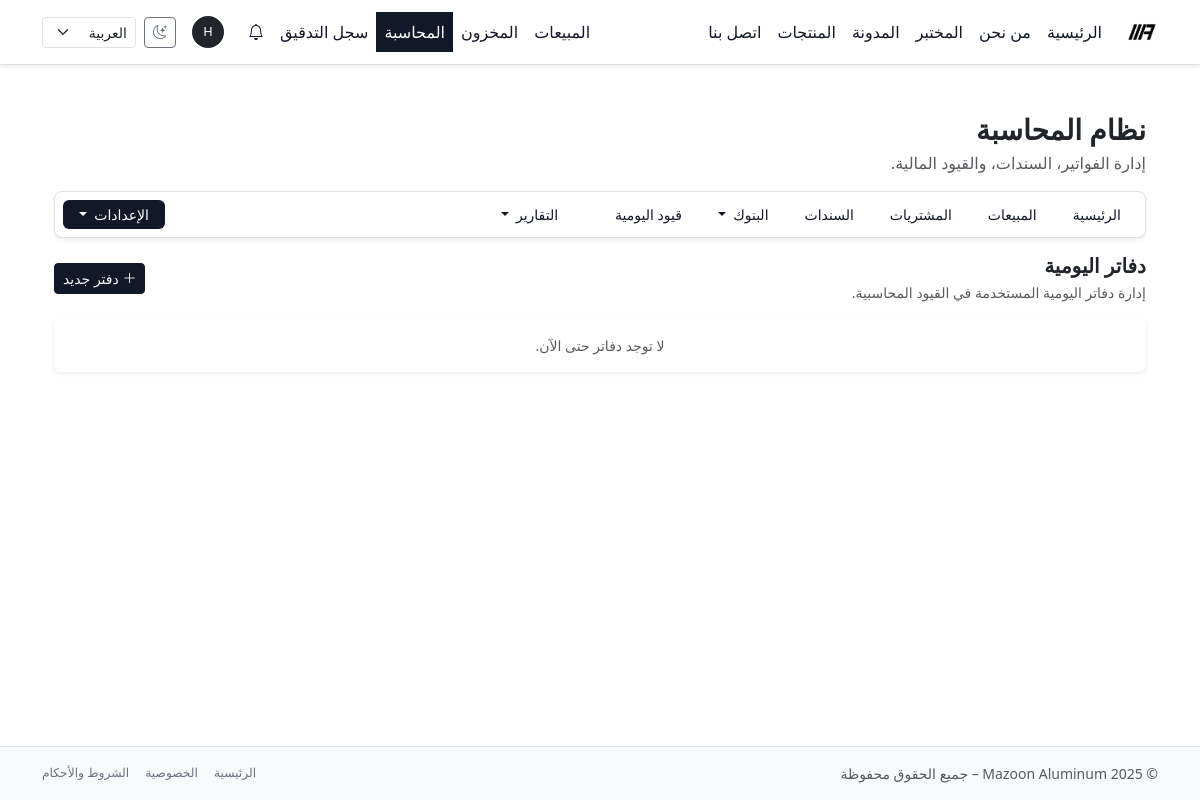
The page /ar/accounting/journals/ (signed in) on the database as committed earlier.
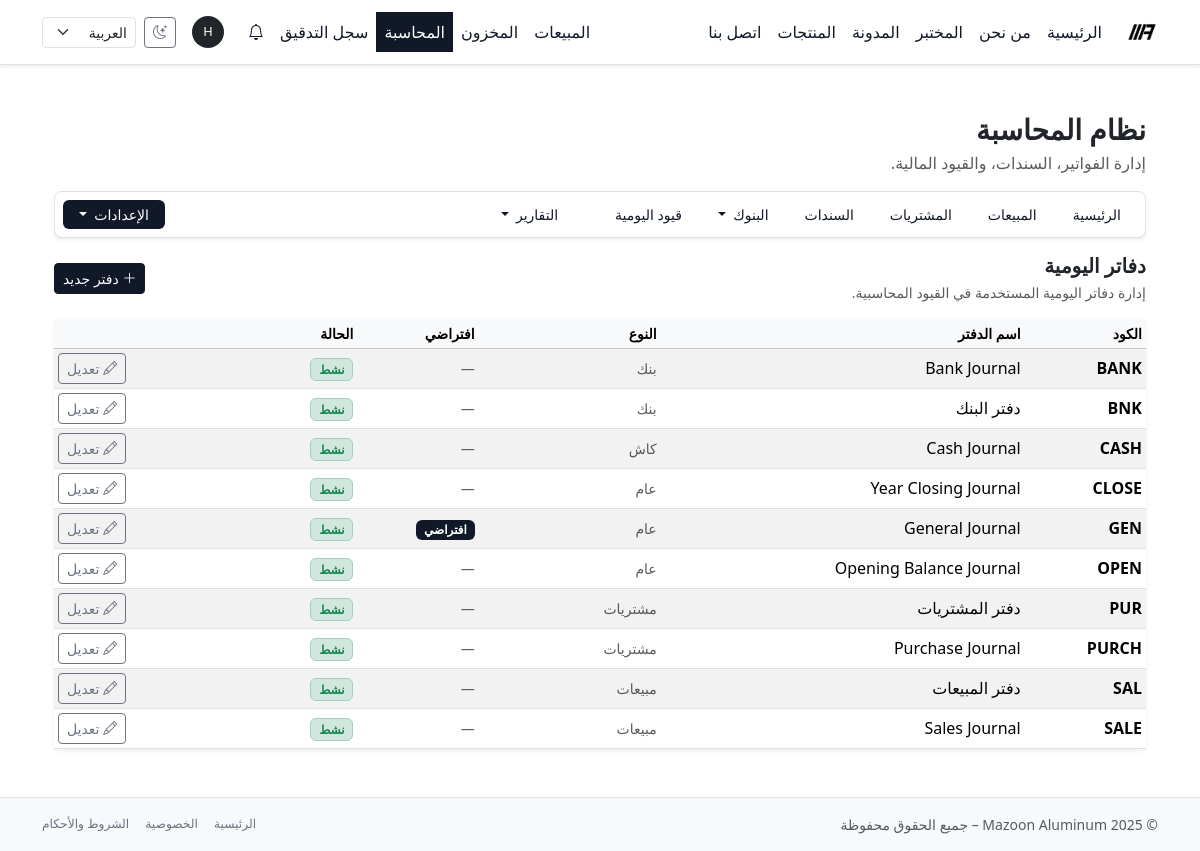
The same page on the database as committed later.
### accounting/models.py (models this page shows, shortened)
class Journal(models.Model):
    class Type(models.TextChoices):
        GENERAL = "general", _("عام")
        CASH = "cash", _("كاش")
        BANK = "bank", _("بنك")
        SALES = "sales", _("مبيعات")
        PURCHASE = "purchase", _("مشتريات")
    code = models.CharField(
        max_length=20,
        unique=True,
        verbose_name=_("كود الدفتر"),
    )
    name = models.CharField(
        max_length=100,
        verbose_name=_("اسم الدفتر"),
    )
    type = models.CharField(
        max_length=20,
        choices=Type.choices,
        default=Type.GENERAL,
    )
    is_default = models.BooleanField(default=False)
    is_active = models.BooleanField(default=True)
    objects = JournalManager()
    class Meta:
        ordering = ["code"]
        verbose_name = _("دفتر يومية")
        verbose_name_plural = _("دفاتر اليومية")

### accounting/views.py (the view)
# urls.py: path("journals/", views.JournalListView.as_view(), name="journal_list"),
class JournalListView(AccountingBaseView, ListView):
    model = Journal
    template_name = "accounting/settings/journal/list.html"
    context_object_name = "journals"
    accounting_section = "settings"

### accounting/views.py (called while the page is built)
def user_has_accounting_access(user):
    if not (user.is_authenticated and user.is_active):
        return False
    if user.is_staff or user.is_superuser:
        return True
    return user.groups.filter(name="accounting_staff").exists()

    def test_func(self):
        return user_has_accounting_access(self.request.user)

    def get_context_data(self, **kwargs):
        ctx = super().get_context_data(**kwargs)
        if self.accounting_section:
            ctx["accounting_section"] = self.accounting_section
        return ctx

### core/context_processors/notifications.py (called while the page is built)
def notifications_context(request):
    user = request.user
    if not user.is_authenticated:
        return {}
    base_qs = Notification.objects.for_user(user)
    unread_count = base_qs.unread().count()
    recent_notifications = list(
        base_qs.select_related("target_content_type")[:10]
    )
    return {
        "notif_unread_count": unread_count,
        "notif_recent": recent_notifications,
        "notif_has_unread": unread_count > 0,
    }

### core/models/notifications.py (called while the page is built)
    def visible(self):
        return self.filter(is_deleted=False)

    def for_user(self, user):
        return self.visible().filter(recipient=user)

    def unread(self):
        return self.filter(is_read=False)

    @property
    def bootstrap_level_class(self) -> str:
        mapping = {
            self.Levels.INFO: "bg-secondary-subtle text-secondary-emphasis",
            self.Levels.SUCCESS: "bg-success-subtle text-success-emphasis",
            self.Levels.WARNING: "bg-warning-subtle text-warning-emphasis",
            self.Levels.ERROR: "bg-danger-subtle text-danger-emphasis",
        }
        return mapping.get(self.level, "bg-secondary-subtle text-secondary-emphasis")

    @property
    def icon_name(self) -> str:
        mapping = {
            self.Levels.INFO: "bi-info-circle",
            self.Levels.SUCCESS: "bi-check-circle",
            self.Levels.WARNING: "bi-exclamation-triangle",
            self.Levels.ERROR: "bi-x-circle",
        }
        return mapping.get(self.level, "bi-info-circle")

### templates/accounting/settings/journal/list.html
{% extends "accounting/base_accounting.html" %}
{% load i18n %}
{% block accounting_content %}
<div class="d-flex justify-content-between align-items-center mb-3 flex-wrap gap-2">
  <div>
    <h2 class="h5 fw-bold mb-1">{% trans "دفاتر اليومية" %}</h2>
    <p class="text-muted small mb-0">
      {% trans "إدارة دفاتر اليومية المستخدمة في القيود المحاسبية." %}
    </p>
  </div>
  <a href="{% url 'accounting:journal_create' %}" class="btn btn-primary btn-sm">
    <i class="bi bi-plus-lg"></i>
    {% trans "دفتر جديد" %}
  </a>
</div>
<div class="card shadow-sm border-0">
  <div class="card-body p-0">
    {% if journals %}
      <div class="table-responsive">
        <table class="table table-sm table-striped align-middle mb-0">
          <thead class="table-light small text-muted">
            <tr>
              <th style="width: 10%">{% trans "الكود" %}</th>
              <th style="width: 30%">{% trans "اسم الدفتر" %}</th>
              <th style="width: 15%">{% trans "النوع" %}</th>
              <th style="width: 10%">{% trans "افتراضي" %}</th>
              <th style="width: 10%">{% trans "الحالة" %}</th>
              <th style="width: 15%" class="text-end"></th>
            </tr>
          </thead>
          <tbody>
          {% for j in journals %}
            <tr>
              <td class="fw-semibold text-nowrap">{{ j.code }}</td>
              <td>{{ j.name }}</td>
              <td class="small text-muted">
                {{ j.get_type_display|default:"—" }}
              </td>
              <td>
                {% if j.is_default %}
                  <span class="badge bg-primary">
                    {% trans "افتراضي" %}
                  </span>
                {% else %}
                  <span class="text-muted small">—</span>
                {% endif %}
              </td>
              <td>
                {% if j.is_active %}
                  <span class="badge bg-success-subtle text-success border border-success-subtle">
                    {% trans "نشط" %}
                  </span>
                {% else %}
                  <span class="badge bg-secondary-subtle text-muted border border-secondary-subtle">
                    {% trans "غير نشط" %}
                  </span>
                {% endif %}
              </td>
              <td class="text-end text-nowrap">
                <a href="{% url 'accounting:journal_edit' j.pk %}"
                   class="btn btn-outline-secondary btn-sm">
                  <i class="bi bi-pencil"></i>
                  {% trans "تعديل" %}
                </a>
              </td>
            </tr>
          {% endfor %}
          </tbody>
        </table>
      </div>
    {% else %}
      <div class="p-3 text-center text-muted small">
        {% trans "لا توجد دفاتر حتى الآن." %}
      </div>
    {% endif %}
  </div>
</div>
{% endblock %}

### templates/accounting/base_accounting.html (shortened to what this page needs)
{% extends "base.html" %}
{% load i18n static %}
{% block content %}
<div class="container py-4">
  <div class="d-flex justify-content-between align-items-center mb-3">
    <div>
      <h1 class="h3 fw-bold text-dark mb-1">{% trans "نظام المحاسبة" %}</h1>
      <p class="text-muted mb-0">
        {% trans "إدارة الفواتير، السندات، والقيود المالية." %}
      </p>
    </div>
  </div>
  <div class="mb-3">
    <div class="bg-body border rounded-3 shadow-sm px-2 py-2">
      <ul class="nav nav-pills flex-wrap small gap-1 align-items-center">
        <li class="nav-item">
          <a class="nav-link px-3 py-1 {% if accounting_section == 'dashboard' %}active{% endif %}"
             href="{% url 'accounting:dashboard' %}">
            {% trans "الرئيسية" %}
          </a>
        </li>
        <li class="nav-item">
          <a class="nav-link px-3 py-1 {% if accounting_section == 'sales_invoices' %}active{% endif %}"
             href="{% url 'accounting:sales_invoice_list' %}">
            {% trans "المبيعات" %}
          </a>
        </li>
        <li class="nav-item">
          <a class="nav-link px-3 py-1 {% if accounting_section == 'purchase_invoices' %}active{% endif %}"
             href="{% url 'accounting:purchase_invoice_list' %}">
            {% trans "المشتريات" %}
          </a>
        </li>
        <li class="nav-item">
          <a class="nav-link px-3 py-1 {% if accounting_section == 'reconcile' %}active{% endif %}"
             href="{% url 'accounting:payment_list' %}">
            {% trans "السندات" %}
          </a>
        </li>
        <li class="nav-item dropdown">
          <a class="nav-link px-3 py-1 dropdown-toggle {% if accounting_section == 'banking' %}active{% endif %}"
             data-bs-toggle="dropdown" href="#" role="button">
            {% trans "البنوك" %}
          </a>
        </li>
        <li class="nav-item">
          <a class="nav-link px-3 py-1 {% if accounting_section == 'entries' %}active{% endif %}"
             href="{% url 'accounting:journal_entry_list' %}">
            {% trans "قيود اليومية" %}
          </a>
        </li>
        <li class="nav-item dropdown">
          <a class="nav-link px-3 py-1 dropdown-toggle {% if accounting_section == 'reports' %}active{% endif %}"
             data-bs-toggle="dropdown" href="#" role="button">
            {% trans "التقارير" %}
          </a>
        </li>
        <li class="nav-item dropdown ms-lg-auto">
          <a class="nav-link px-3 py-1 dropdown-toggle {% if accounting_section == 'settings' %}active{% endif %}"
             data-bs-toggle="dropdown" href="#" role="button">
            {% trans "الإعدادات" %}
          </a>
        </li>
      </ul>
    </div>
  </div>
  <div>
    {% block accounting_content %}{% endblock %}
  </div>
</div>
{% endblock %}

### templates/base.html (shortened to what this page needs)
{% load static i18n %}
<!doctype html>
<html lang="{{ LANGUAGE_CODE }}" dir="{% if LANGUAGE_CODE == 'ar' %}rtl{% else %}ltr{% endif %}" data-bs-theme="light">
<head>
  {% if LANGUAGE_CODE == "ar" %}
    <link href="https://cdn.jsdelivr.net/npm/bootstrap@5.3.8/dist/css/bootstrap.rtl.min.css"
          rel="stylesheet"
/>
  {% else %}
    <link href="https://cdn.jsdelivr.net/npm/bootstrap@5.3.8/dist/css/bootstrap.min.css"
          rel="stylesheet"
/>
  {% endif %}
  <link rel="stylesheet"
        href="https://cdn.jsdelivr.net/npm/bootstrap-icons@1.11.3/font/bootstrap-icons.css">
  <link rel="stylesheet" href="{% static 'css/mazoon_style.css' %}"/>
</head>
<body class="bg-body text-body d-flex flex-column min-vh-100">
<nav class="navbar navbar-expand-lg bg-body border-bottom shadow-sm">
  <div class="container">
    <a class="navbar-brand fw-bold d-flex align-items-center gap-2" href="{% url 'home' %}">
      <img src="{% static 'img/logo_mazoon_black.png' %}"
           alt="Mazoon Aluminum logo"
           class="img-fluid"
           style="height: 32px;">
    </a>
    <div class="collapse navbar-collapse" id="mainNavbar">
      <ul class="navbar-nav me-auto mb-2 mb-lg-0">
        <li class="nav-item">
          <a class="nav-link {% if request.resolver_match.url_name == 'home' %}active{% endif %}"
             href="{% url 'home' %}">{% trans "الرئيسية" %}</a>
        </li>
        <li class="nav-item">
          <a class="nav-link {% if request.resolver_match.url_name == 'about' %}active{% endif %}"
             href="{% url 'about' %}">{% trans "من نحن" %}</a>
        </li>
        <li class="nav-item">
          <a class="nav-link {% if request.resolver_match.url_name == 'lab' %}active{% endif %}"
             href="{% url 'lab' %}">{% trans "المختبر" %}</a>
        </li>
        <li class="nav-item">
          <a class="nav-link {% if request.resolver_match.url_name == 'blog_list' or request.resolver_match.url_name == 'blog_detail' %}active{% endif %}"
             href="{% url 'blog_list' %}">{% trans "المدونة" %}</a>
        </li>
        <li class="nav-item">
          <a class="nav-link {% if request.resolver_match.url_name == 'product_list' %}active{% endif %}"
             href="{% url 'product_list' %}">{% trans "المنتجات" %}</a>
        </li>
        <li class="nav-item">
          <a class="nav-link {% if request.resolver_match.url_name == 'contact' %}active{% endif %}"
             href="{% url 'contact' %}">{% trans "اتصل بنا" %}</a>
        </li>
      </ul>
      <ul class="navbar-nav ms-auto mb-2 mb-lg-0 align-items-center">
        {% if user.is_authenticated %}
          {% if user.is_staff or user.is_superuser %}
            <li class="nav-item">
              <a class="nav-link {% if request.resolver_match.namespace == 'sales' %}active{% endif %}"
                 href="{% url 'sales:dashboard' %}">
                {% trans "المبيعات" %}
              </a>
            </li>
            <li class="nav-item">
              <a class="nav-link {% if request.resolver_match.namespace == 'inventory' %}active{% endif %}"
                 href="{% url 'inventory:dashboard' %}">
                {% trans "المخزون" %}
              </a>
            </li>
            <li class="nav-item">
              <a class="nav-link {% if request.resolver_match.namespace == 'accounting' %}active{% endif %}"
                 href="{% url 'accounting:dashboard' %}">
                {% trans "المحاسبة" %}
              </a>
            </li>
            <li class="nav-item">
              <a class="nav-link {% if request.resolver_match.namespace == 'core' and request.resolver_match.url_name == 'audit_log_list' %}active{% endif %}"
                 href="{% url 'core:audit_log_list' %}">
                {% trans "سجل التدقيق" %}
              </a>
            </li>
          {% endif %}
        {% endif %}
        {% include "core/notifications/_navbar_dropdown.html" %}
        {% if user.is_authenticated %}
          <li class="nav-item dropdown ms-2">
            <a class="nav-link d-flex align-items-center gap-2"
               href="#"
               id="userMenuDropdown"
               role="button"
               data-bs-toggle="dropdown"
               aria-expanded="false">
              <span class="rounded-circle d-inline-flex justify-content-center align-items-center bg-dark text-white"
                    style="width: 32px; height: 32px; font-size: 0.8rem;">
                {{ user.username|first|upper }}
              </span>
            </a>
          </li>
        {% endif %}
        <li class="nav-item ms-2">
          <button class="btn btn-sm btn-outline-secondary d-flex align-items-center justify-content-center"
                  type="button"
                  id="themeToggleBtn"
                  aria-label="{% trans 'تبديل وضع اللون' %}"
                  title="{% trans 'تبديل وضع اللون' %}">
            <i class="bi bi-moon-stars" id="themeToggleIcon"></i>
          </button>
        </li>
        <li class="nav-item ms-2">
          <form action="{% url 'set_language' %}" method="post" class="d-flex">
            <select name="language"
                    class="form-select form-select-sm"
                    onchange="this.form.submit()">
              <option value="ar" {% if LANGUAGE_CODE == 'ar' %}selected{% endif %}>العربية</option>
            </select>
          </form>
        </li>
      </ul>
    </div>
  </div>
</nav>
<main class="py-4 flex-grow-1">
  <div class="container">
    {% block content %}{% endblock %}
  </div>
</main>
<footer class="border-top py-3 mt-auto bg-body-tertiary">
  <div class="container d-flex flex-column flex-md-row justify-content-between align-items-center text-muted small gap-2">
    <div>
      &copy; {% now "Y" %} Mazoon Aluminum – {% trans "جميع الحقوق محفوظة" %}
    </div>
    <div class="d-flex gap-3">
      <a href="{% url 'home' %}" class="link-secondary text-decoration-none small">{% trans "الرئيسية" %}</a>
      <a href="#" class="link-secondary text-decoration-none small">{% trans "الخصوصية" %}</a>
      <a href="#" class="link-secondary text-decoration-none small">{% trans "الشروط والأحكام" %}</a>
    </div>
  </div>
</footer>
</body>
</html>

### templates/core/notifications/_navbar_dropdown.html (shortened to what this page needs)
{% load i18n %}
{% if user.is_authenticated %}
<li class="nav-item dropdown">
  <a class="nav-link position-relative"
     href="#"
     id="navbarNotificationsDropdown"
     role="button"
     data-bs-toggle="dropdown"
     aria-expanded="false">
    <i class="bi bi-bell"></i>
  </a>
</li>
{% endif %}

### static/css/mazoon_style.css (style rules this page uses)
:root, [data-bs-theme="light"] { --bs-link-color: #111827; --bs-link-color-rgb: 17, 24, 39; --bs-link-hover-color: #020617; --bs-link-hover-color-rgb: 2, 6, 23; --bs-primary: #111827; --bs-primary-rgb: 17, 24, 39; --bs-secondary: #6b7280; --bs-secondary-rgb: 107, 114, 128; }
[data-bs-theme="light"] .btn-primary { --bs-btn-bg: #111827; --bs-btn-border-color: #111827; --bs-btn-color: #fff; --bs-btn-hover-bg: #020617; --bs-btn-hover-border-color: #020617; }
[data-bs-theme="light"] .btn-outline-secondary { --bs-btn-color: #6b7280; --bs-btn-border-color: #6b7280; --bs-btn-hover-color: #fff; --bs-btn-hover-bg: #6b7280; --bs-btn-hover-border-color: #6b7280; }
[data-bs-theme="light"] .nav-link { color: #111827 !important; }
[data-bs-theme="light"] .nav-link.active, [data-bs-theme="light"] .nav-link.show, [data-bs-theme="light"] .nav-pills .nav-link.active { color: #fff !important; background-color: #111827 !important; }
.navbar-brand { padding-top: 0.25rem; padding-bottom: 0.25rem; }

Rows that differ between the two databases and show on the page:
added Journal: code "BANK", name "Bank Journal", type "بنك"
added Journal: code "BNK", name "دفتر البنك", type "بنك"
added Journal: code "CASH", name "Cash Journal", type "كاش"
added Journal: code "CLOSE", name "Year Closing Journal", type "عام"
added Journal: code "GEN", name "General Journal", type "عام"
added Journal: code "OPEN", name "Opening Balance Journal", type "عام"
added Journal: code "PUR", name "دفتر المشتريات", type "مشتريات"
added Journal: code "PURCH", name "Purchase Journal", type "مشتريات"
added Journal: code "SAL", name "دفتر المبيعات", type "مبيعات"
added Journal: code "SALE", name "Sales Journal", type "مبيعات"
Other text that changed with them:
text no longer shown: "لا توجد دفاتر حتى الآن."
text now shown: "الكود اسم الدفتر النوع افتراضي الحالة"
